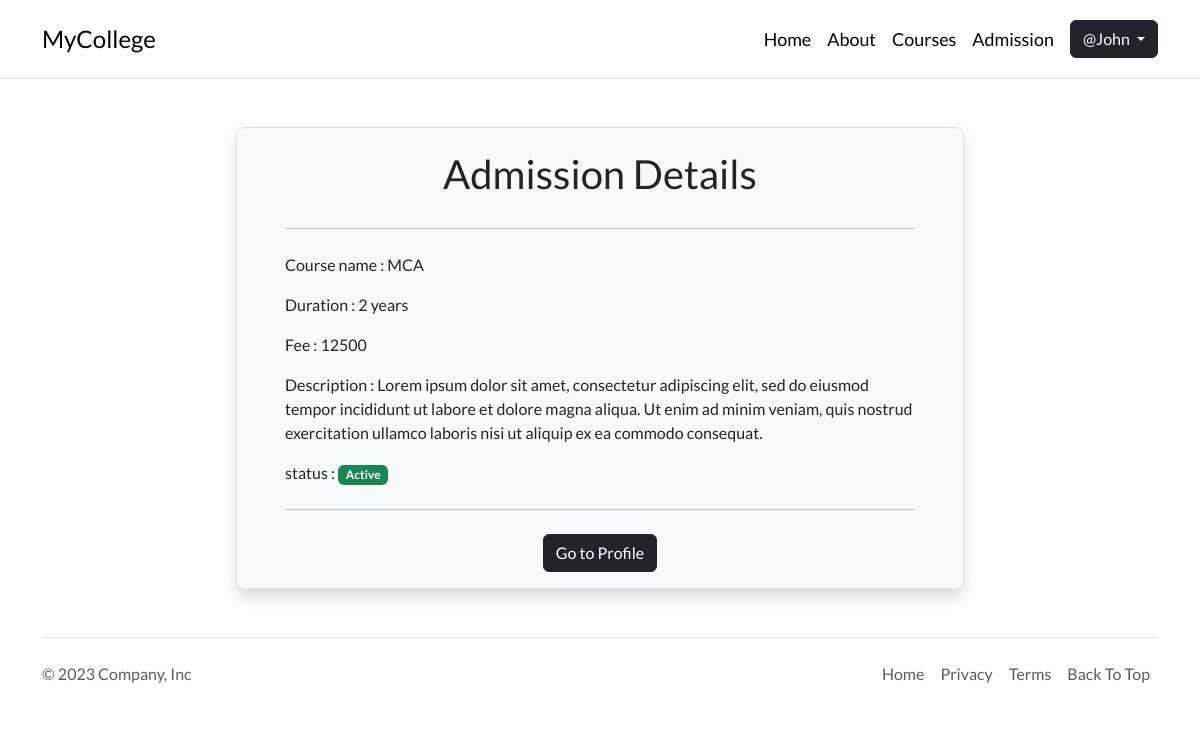
Screenshot of /admission/ (signed in) with the database file from the repository.
### admission/models.py (models this page shows, shortened)
class BaseClass(models.Model):
    created = models.DateTimeField(auto_now_add=True)
    modified = models.DateTimeField(auto_now=True)
    class Meta:
        abstract = True

class Student(BaseClass):
    user = models.OneToOneField(User,on_delete=models.CASCADE,related_name='profile')
    first_name = models.CharField(max_length=100)
    last_name = models.CharField(max_length=100)
    contact = models.CharField(max_length=13)
    gender = models.CharField(max_length=15,choices=GENDER_CHOICES)
    aadhar_no = models.CharField(max_length=12,unique=True)
    birth_date = models.DateField()
    address = models.TextField()
    state = models.ForeignKey(State, on_delete=models.CASCADE)
    city = models.ForeignKey(City,on_delete=models.CASCADE)
    pin = models.IntegerField(validators=[MinValueValidator(0),MaxValueValidator(999999)])
    religion = models.CharField(max_length=15, choices=RELIGION_CHOICES)
    category = models.CharField(max_length=10, choices=CATEGORY_CHOICES)

class Admission(BaseClass):
    student= models.OneToOneField(Student,default='Student Deleted',on_delete=models.SET_DEFAULT,related_name='admission')
    course = models.OneToOneField(Course,default='Course Deleted',on_delete=models.SET_DEFAULT,related_name='course')
    status = models.CharField(max_length=10,choices=STUDENT_STATUS,default=STUDENT_STATUS[2])

class Course(BaseClass):
    course_name = models.CharField(max_length=50)
    duration = models.IntegerField()
    percent_criteria = models.FloatField(default=50.00)
    fee = models.IntegerField()
    seats = models.PositiveSmallIntegerField()
    description = models.TextField()
    slug = models.SlugField()
    image = models.ImageField(upload_to='Course/', height_field=None, width_field=None, max_length=None)
    def __str__(self) -> str:
        return self.course_name

### admission/views.py (the view, shortened to what this page needs)
# urls.py: path('admission/', admission, name='admission'),
@login_required(login_url="login")
def admission(request):
    if request.method == "POST":
        student_form = StudentForm(request.POST)
        education_form = EducationForm(request.POST)
        document_form = DocumentForm(request.POST, request.FILES)
        admission_form = AdmissionForm(request.POST)
        if all(
            [
                student_form.is_valid(),
                education_form.is_valid(),
                document_form.is_valid(),
                admission_form.is_valid()
            ]
        ):
            student = student_form.save(commit=False)
            student.user = request.user
            student.save()
            education = education_form.save(commit=False)
            education.student = student
            education.save()
            document = document_form.save(commit=False)
            document.student = student
            document.save()
            adm = admission_form.save(commit=False)
            adm.student = student
            adm.status = 'Pending'
            adm.save()
            messages.success(request, "Application For The Admission Send Successfully." )
            return redirect("profile")
    else:
        if Student.objects.filter(user=request.user).exists():
            student_data = Student.objects.filter(user=request.user)
            return render(request,'admission/admission.html',{'student_data':student_data})
        student_form = StudentForm()
        education_form = EducationForm()
        document_form = DocumentForm()
        admission_form = AdmissionForm()

### admission/templates/admission/admission.html (shortened to what this page needs)
{% extends 'base.html' %}
{% block content %}
{% load static %}
{% if student_data %}
{% for stud in student_data %}
        <div class="container px-4">
            <div class="col align-items-center py-5">
                <div class="mx-auto col-lg-8">
                    <div class="p-3 px-md-5 shadow border rounded-3 bg-body-tertiary">
                        <p class="fs-1 text-center">Admission Details</p>
                        <hr class="my-4">
                        {% if stud.admission.status == "Pending" %}
                        <p class="text-center fs-5">Your admission status is in <span class='badge text-bg-warning'>{{stud.admission.status}}</span> state, kindly wait for few days...</p>
                        {% elif stud.admission.status == "Active" %}
                        <div >
                            <p>Course name : {{stud.admission.course}}</p>
                            <p>Duration : {{stud.admission.course.duration}} years</p>
                            <p>Fee : {{stud.admission.course.fee}}</p>
                            <p>Description : {{stud.admission.course.description}}</p>
                            <p>status : <span class='badge text-bg-success'>{{stud.admission.status}}</span></p>
                        </div>
                        {% endif %}
                        <hr class="my-4">
                        <div class="text-center">
                            <a href="{% url 'profile' %}" class="btn btn-dark">Go to Profile</a>
                        </div>
                    </div>
                </div>
            </div>
        </div>
{% endfor %}
{% endif %}
{% endblock content %}

### templates/navbar.html (shortened to what this page needs)
<nav class="navbar navbar-expand-lg border-bottom py-3" aria-label="HomeNavbar">
    <div class="container">
        <a class="navbar-brand fs-4 link-body-emphasis text-decoration-none" href="{% url 'index' %}">MyCollege</a>
        <div class="collapse navbar-collapse" id="HomeNavbar">
            <ul class="navbar-nav ms-auto mb-2 mb-lg-0 nav_underline">
                <li class="nav-item">
                    <a class="nav-link" href="{% url 'index' %}">Home</a>
                </li>
                <li class="nav-item ">
                    <a class="nav-link" href="{% url 'about' %}">About</a>
                </li>
                <li class="nav-item">
                    <a class="nav-link" href="{% url 'courses' %}">Courses</a>
                </li>
                <li class="nav-item me-2">
                    <a class="nav-link" href="{% url 'admission' %}">Admission</a>
                </li>
            </ul>
            <div class="btn-group">
                {% if not user.is_authenticated %}
                <a class="btn btn-dark  px-4" href="{% url 'login' %}">Login</a>
                {% else %}
                <button type="button" class="btn btn-dark dropdown-toggle" data-bs-toggle="dropdown"
                    aria-expanded="false">
                    @{{user.username}}
                </button>
                {% endif %}
            </div>
        </div>
    </div>
</nav>

### static/css/custom.css (style rules this page uses)
body { font-family: "Lato", sans-serif; overflow-x: hidden; }
#HomeNavbar { font-size: 1.12rem; }
.nav_underline a { position: relative; color: #000; text-decoration: none; }
.nav_underline a:before { content: ""; position: absolute; width: 100%; height: 4px; bottom: -2px; left: 0; background-color: #000; visibility: hidden; -webkit-transform: scaleX(0); transform: scaleX(0); -webkit-transition: all 0.3s ease-in-out 0s; transition: all 0.3s ease-in-out 0s; }

### rows the page displays
Student: admission.course "MCA", admission.course.duration "2", admission.course.fee "12500", admission.course.description "Lorem ipsum dolor sit amet, consectetur adipiscing elit, sed do eiusmod tempor incididunt ut labore et dolore magna aliqua. Ut enim ad minim veniam, quis nostrud exercitation ullamco laboris nisi ut aliquip ex ea commodo consequat.", admission.status "Active"

### other values shown
{{ user.username }} "John"
